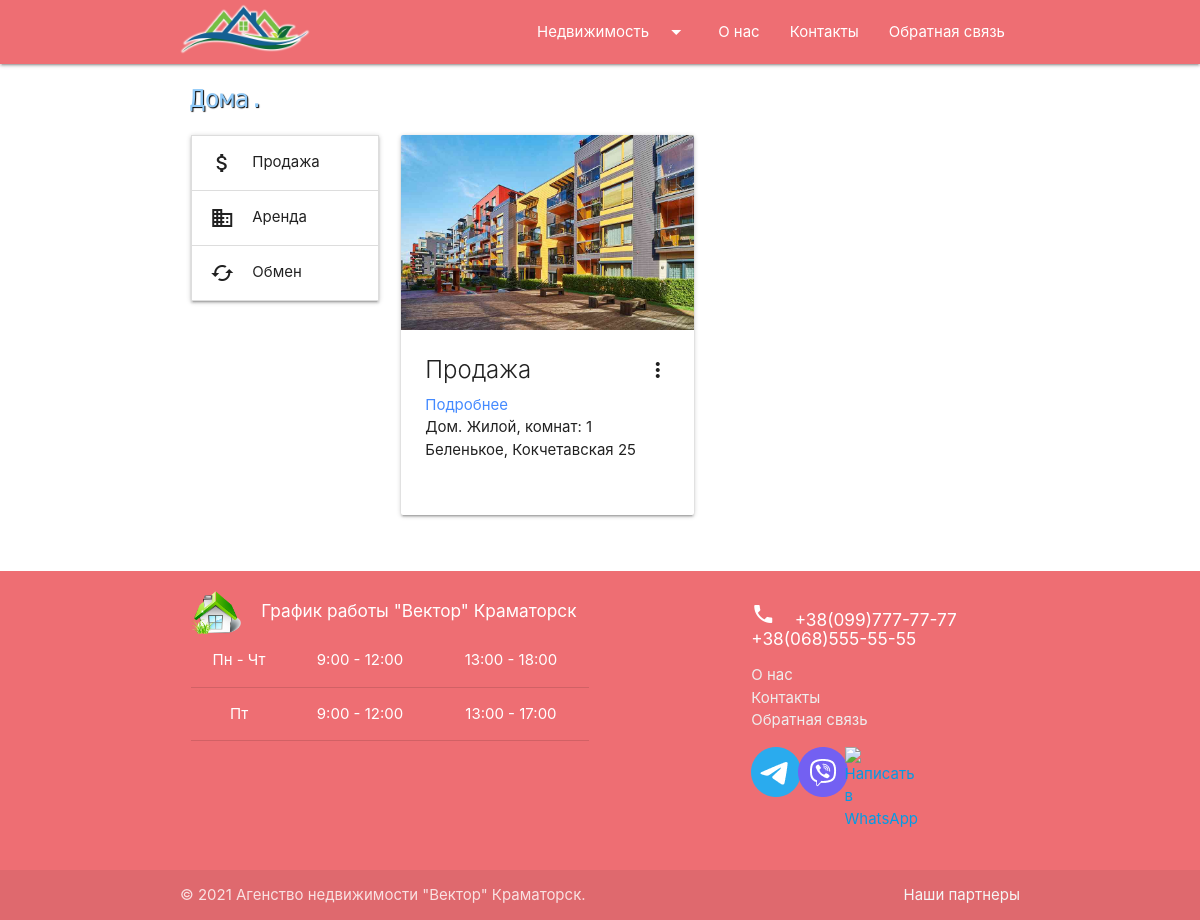
/houses/, run on an earlier commit of the app's database.
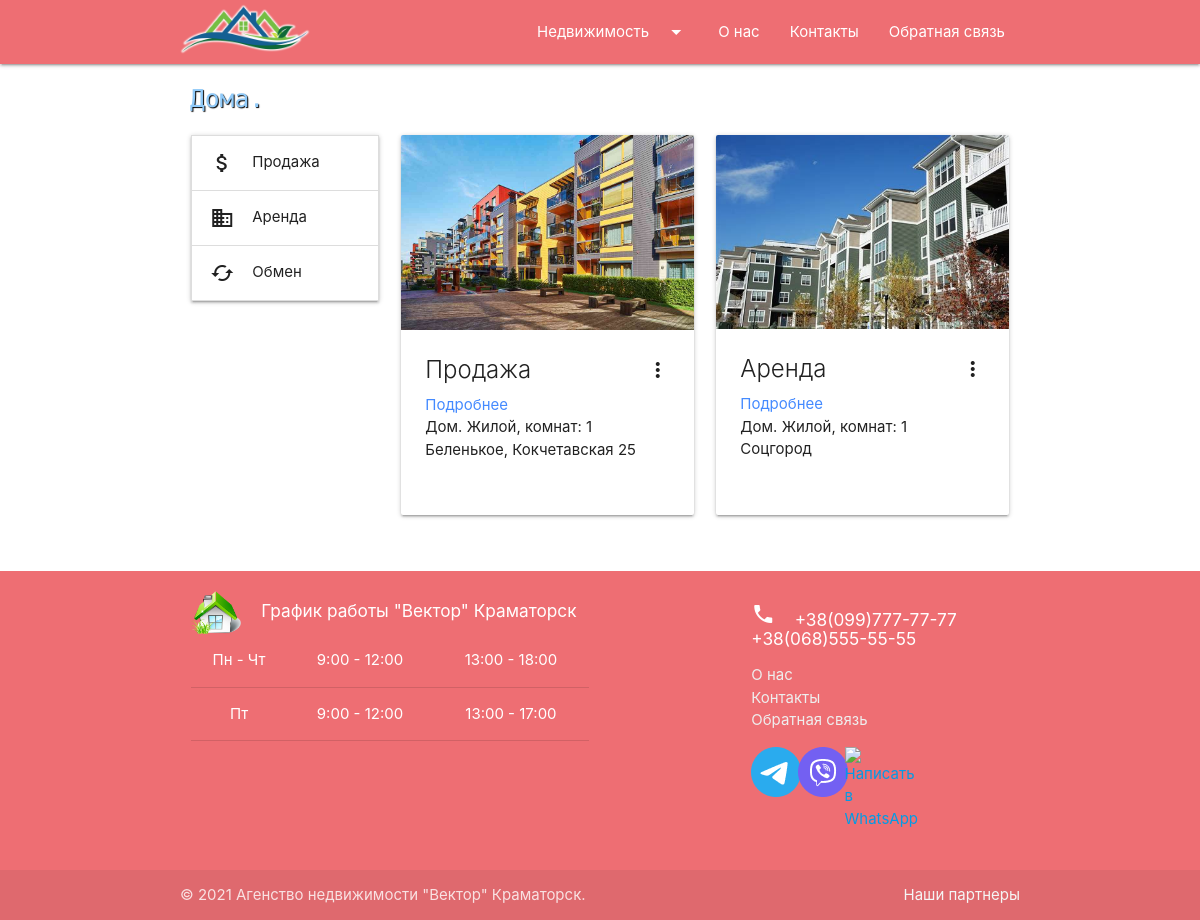
And on a later commit of the database.
### agency/models.py (models this page shows, shortened)
class House(models.Model):
    PLASTIC = 'Пластик'
    WOOD = 'Дерево'
    WINDOW_CHOICE = [(PLASTIC, 'Пластик'), (WOOD, 'Дерево')]
    BASIC_REPAIR = 'Базовый ремонт'
    FULL_REPAIR = 'Полный ремонт'
    NO_REPAIR = 'Требуется ремонт'
    HOUSE_CONDITION = [(BASIC_REPAIR, 'Базовый ремонт'), (FULL_REPAIR, 'Полный ремонт'), (NO_REPAIR, 'Требуется ремонт')]
    RESIDENTIAL = 'Жилой'
    NOT_RESIDENTIAL = 'Не жилой'
    RESIDENTIAL_CONDITION = [(RESIDENTIAL, 'Жилой'), (NOT_RESIDENTIAL, 'Не жилой')]
    slug_title = 'House'
    created_at = models.DateTimeField(auto_now_add=True, verbose_name='Создано')
    updated_at = models.DateTimeField(auto_now=True, verbose_name='Обновлено')
    proposal_type = models.CharField(max_length=8, choices=_PROP_CHOICES, default=_SALE, verbose_name='Тип предложения')
    price = models.FloatField(verbose_name='Цена $')
    number_of_rooms = models.PositiveSmallIntegerField(
        default=1, validators=[MinValueValidator(1), MaxValueValidator(10)], verbose_name='Кол-во комнат'
    )
    total_floors_number = models.PositiveSmallIntegerField(
        default=1, validators=[MinValueValidator(1), MaxValueValidator(25)], verbose_name='Всего этажей'
    )
    window_type = models.CharField(max_length=25, choices=WINDOW_CHOICE, default=PLASTIC, verbose_name='Окна')
    house_condition = models.CharField(
        max_length=20, choices=HOUSE_CONDITION, default=FULL_REPAIR, verbose_name='Ремонт'
    )
    resident_condition = models.CharField(
        max_length=8, choices=RESIDENTIAL_CONDITION, default=RESIDENTIAL, verbose_name='Состояние'
    )
    total_area = models.FloatField(
        default=10.0, validators=[MinValueValidator(10.0), MaxValueValidator(400.0)], verbose_name='Общая площадь кв.м'
    )
    garden_plot_size = models.FloatField(verbose_name='Размер садового участка сот.')
    basement = models.BooleanField(default=True, verbose_name='Подвал?')
    household_buildings = models.BooleanField(default=True, verbose_name='Хоз. постройки?')
    draw_well = models.BooleanField(default=True, verbose_name='Колодец?')
    address = models.CharField(max_length=65, verbose_name='Адрес')
    description = models.TextField(blank=True, max_length=400, verbose_name='Описание')
    settlement = models.ForeignKey(Settlement, on_delete=models.PROTECT, null=True, verbose_name='Поселок')
    realtors = models.ManyToManyField(Realtor, blank=True, verbose_name='Риелтор')
    def get_absolute_url(self):
        return reverse('house', kwargs={"pk": self.pk})
    class Meta:
        verbose_name = 'Дом'
        verbose_name_plural = 'Дома'
        ordering = ['created_at']

class HouseGallery(models.Model):
    house = models.ForeignKey(House, on_delete=models.CASCADE, related_name='images')
    image = models.ImageField(upload_to="houses/")

### agency/views.py (the view)
# urls.py: path('houses/', HousesView.as_view(), name='houses'),
class HousesView(ListView):
    model = House
    template_name = 'agency/houses.html'
    context_object_name = 'houses'
    paginate_by = 6
    def get_context_data(self, *, object_list=None, **kwargs):
        context = super().get_context_data(**kwargs)
        context['title'] = "Дома."
        return context
    def get_queryset(self):
        return House.objects.all()

### agency/templatetags/houses_tags.py (called while the page is built)
@register.inclusion_tag('agency/list_settlements.html')
def show_settlements():
    settlementsBySale = Settlement.objects.filter(house__proposal_type__contains='sale').annotate(
        cnt=Count('house')).filter(cnt__gt=0)
    settlementsByRental = Settlement.objects.filter(house__proposal_type__contains='rental').annotate(
        cnt=Count('house')).filter(cnt__gt=0)
    settlementsByExchange = Settlement.objects.filter(house__proposal_type__contains='exchange').annotate(
        cnt=Count('house')).filter(cnt__gt=0)
    return {
        "settlementsSale":settlementsBySale,
        "settlementsRental": settlementsByRental,
        "settlementsExchange": settlementsByExchange,
    }

### agency/templates/agency/houses.html (shortened to what this page needs)
{% extends 'index.html' %}
{% block content %}
<div class="container">
    <h5 class="pageTitle">{{ title }}</h5>
    <div class="row">
        <div class="col s12 m12 l3">
            {% include 'inc/_houses_sidebar.html' %}
        </div>
        <div class="col s12 m12 l9">
            <div class="row">
                {% for item in houses %}
                <div class="col s12 m6 l6 xl4">
                    <div class="card sticky-action hoverable card_flat">
                        <div class="card-image waves-effect waves-block waves-light">
                            <img class="activator" src="{{ item.images.first.image.url }}">
                        </div>
                        <div class="card-content">
                            <span class="card-title activator grey-text text-darken-4">
                                {% if item.proposal_type == 'sale' %}
                                    Продажа
                                {% elif item.proposal_type == 'rental' %}
                                    Аренда
                                {% elif item.proposal_type == 'exchange' %}
                                    Обмен
                                {% else %}
                                    unknown
                                {% endif %}
                                <i class="material-icons right">more_vert</i>
                            </span>
                            <a href="{{ item.get_absolute_url }}" style="color: #448aff;">Подробнее</a>
                            <p>Дом. {{ item.resident_condition }}, комнат: {{ item.number_of_rooms }}</p>
                            <p>{{ item.address }}</p>
                        </div>
                    </div>
                </div>
                {% endfor %}
            </div>
            <div class="col s12 paginator" style="display: flex; justify-content: center;">
            </div>
        </div>
    </div>
</div>
{% endblock %}

What changed in the data, as far as the page shows it:
added House: images.first.image (picture), proposal_type "Аренда", resident_condition "Жилой", number_of_rooms "1", address "Соцгород"
